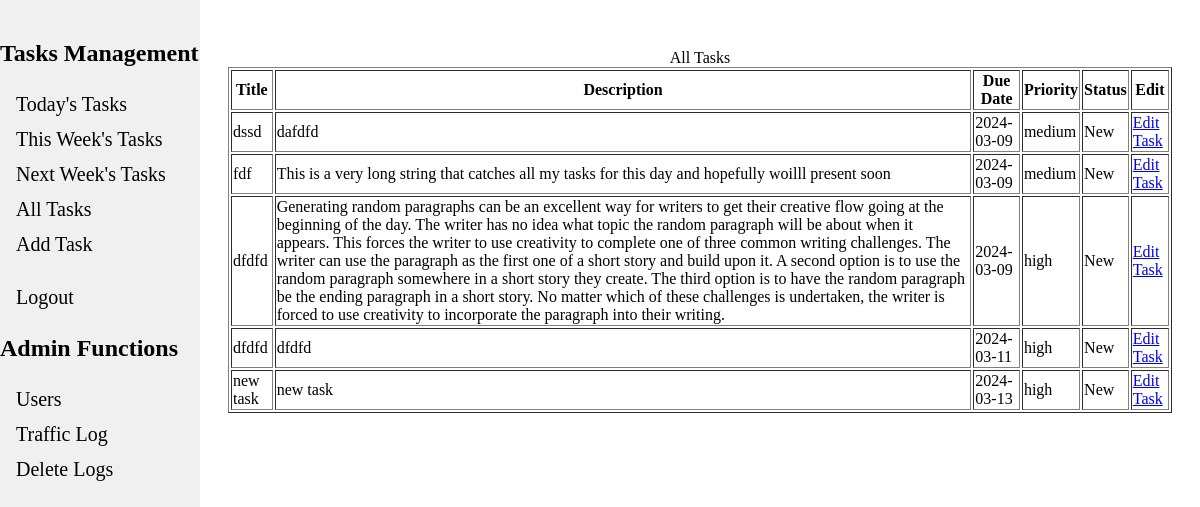
The app's page /list_tasks (signed in), older data.
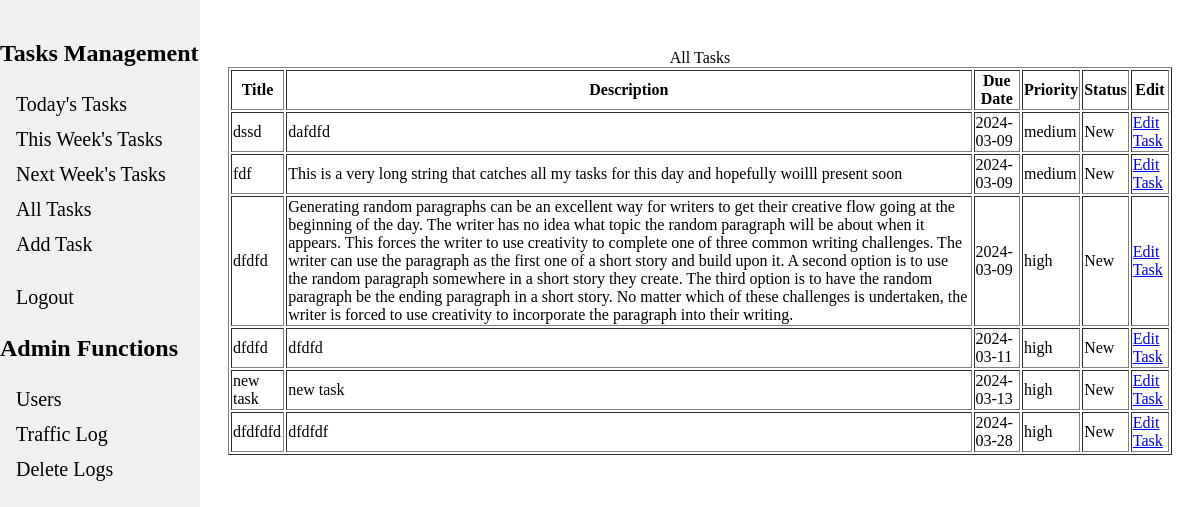
The same page, newer data.
### tables this page shows
CREATE TABLE tasks (
    id INTEGER PRIMARY KEY AUTOINCREMENT,
    user_id INTEGER KEY,
    title TEXT NOT NULL,
    description TEXT,
    due_date DATE,
    priority TEXT DEFAULT 'High',
    status TEXT DEFAULT 'New' /* Can be New, In Progress, Done, Abandoned */
);

### app.py (the view)
@app.route("/list_tasks", methods=["GET", "POST"]) #TODO:
@login_required
def list_tasks():
    form = ViewTaskForm()
    user_id = str(session["user_id"])
    tasks = g.db.execute("""SELECT * FROM tasks WHERE user_id = ?;""", (user_id)).fetchall()
    if form.validate_on_submit():
        print('here')
    return render_template("view_task_form.html",tasks=tasks, form=form, caption='All Tasks')

### app.py (called while the page is built)
@app.before_request
def load_logged_in_user():
    g.user = session.get("user_id", None)
    session_email = session.get("email", None)
    g.is_admin = session.get('is_admin', None) # Could use to gate admin functions
    db = get_db()
    client_ip = request.remote_addr
    endpoint = request.endpoint
    time = datetime.now()
    g.db.execute("""INSERT INTO traffic_logs (time,ip_addr,user_email,endpoint) VALUES (?,?,?,?)""",
            (time,client_ip, session_email, endpoint))
    g.db.commit()

def login_required(view):
    @wraps(view)
    def wrapped_view(*args, **kwargs):
        if g.user is None:
            return redirect(url_for("login", next=request.url))
        return view(*args,**kwargs)
    return wrapped_view

### database.py (called while the page is built)
def get_db():
    if "db" not in g:
        g.db = sqlite3.connect(DATABASE, detect_types=sqlite3.PARSE_DECLTYPES)
        g.db.row_factory = sqlite3.Row
        return g.db

### templates/view_task_form.html (shortened to what this page needs)
{% extends "base.html" %}
{% block content %}
<form action="" method="POST" novalidate>
    {% if tasks %}
    <table border="1">
        <h1><caption>{{ caption }}</caption> </h1>
        <tr>
            <th>Title</th>
            <th>Description</th>
            <th>Due Date</th>
            <th>Priority</th>
            <th>Status</th>
            <th>Edit</th>
        </tr>
        {% for indivTask in tasks %}
        <tr>
            <td class="title">{{ indivTask['title'] }}  </td>
            <td>{{ indivTask['description'] }}</td>
            <td>{{ indivTask['due_date'] }}</td>
            <td>{{ indivTask['priority'] }}</td>
            <td>{{ indivTask['status'] }}</td>
            <td><a href="{{ url_for('edit_task', task_id=indivTask['id']) }}" class="btn btn-primary">Edit Task</a></td>
        </tr>
        {% endfor %}
    </table>
    {% else %}
    <p>No tasks set</p>
    {% endif %}
</form>
{% endblock %}

### templates/base.html (shortened to what this page needs)
<!DOCTYPE html>
<html>
<head>
    <link rel="stylesheet" href="../static/baseStyles.css">
</head>
<body>
<div class="navbar">
    {% if 'user_id' in session %}
    <h2>Tasks Management</h2>
    <a href="{{ url_for('todays_tasks') }}">Today's Tasks</a>
    <a href="{{ url_for('this_week_tasks') }}">This Week's Tasks</a>
    <a href="{{ url_for('next_week_tasks') }}">Next Week's Tasks</a>
    <a href="{{ url_for('list_tasks') }}">All Tasks</a>
    <a href="{{ url_for('add_task') }}">Add Task</a>
    <br>
    <a href="{{ url_for('logout') }}">Logout</a>
    {% else %}
        <a href="{{ url_for('login') }}">Login</a>
        <a href="{{ url_for('register') }}">Register</a>
    {% endif %}
    {% if 'is_admin' in session %}
        <h2>Admin Functions</h2>
        <a href="{{ url_for('list_users') }}">Users</a>
        <a href="{{ url_for('view_logs') }}">Traffic Log</a>
        <a href="{{ url_for('delete_all_logs')}}">Delete Logs</a>
    {% endif%}
</div>
<div style="margin-left: 200px; padding: 20px;">
    {% block content %}
    {% endblock %}
</div>
</body>
</html>

### static/baseStyles.css (style rules this page uses)
.navbar { height: 100%; width: 200px; position: fixed; top: 0; left: 0; background-color: #f0f0f0; overflow-x: hidden; padding-top: 20px; }
.navbar a { padding: 6px 8px 6px 16px; text-decoration: none; font-size: 20px; color: black; display: block; }

Row changes from the older to the newer data that the page shows:
added tasks: title "dfdfdfd", description "dfdfdf", due_date "2024-03-28", priority "high", status "New"
